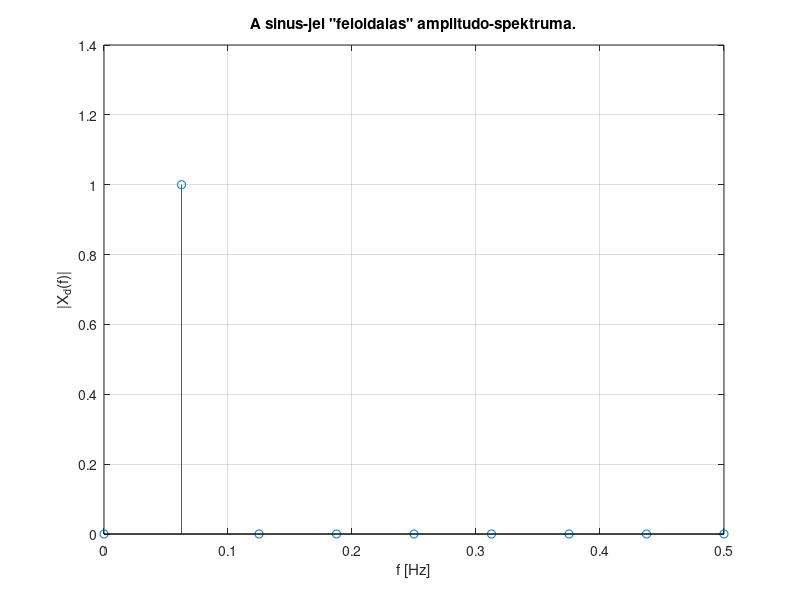

This figure's MATLAB source:
a=[1 1 1 1 1 1 1 1 0 0 0 0 0 0 0 0];
b=[0 0.125 0.25 0.375 0.5 0.625 0.75 0.875 1 0.875 0.75 0.625 0.5 0.375 0.25 0.125];
c=[0 0.0667 0.1333 0.2 0.2667 0.3333 0.4 0.4667 0.5333 0.6 0.6667 0.7333 0.8 0.8667 0.9333 1];
d=[0 0.3827 0.7071 0.9239 1 0.9239 0.7071 0.3827 0 -0.3827 -0.7071 -0.9239 -1 -0.9239 -0.7071 -0.3829];

Fs=1; 			% Mintaveteli frekvencia: egysegnyi
T=1/Fs; 		% Mintaveteli ido
L=16; 			% Mintasorozat hossza
t=(0:L-1)*T; 	% Idovektor

f=Fs/2*linspace(0,1,L/2+1);  % Frekvenciatengely definialasa az amplitudospektrum abrazolasahoz


% ---- Negyszog ----
% Az idofuggveny abrazolasa
stem(Fs*t(1:16),a(1:16)); grid
title('A negyszogjel idofuggvenyenek egy periodusa.')
xlabel('t [s]')
ylabel('x_a(t)')
pause

% A Fourier-transzformacio elvegzese
A = fft(a)/L;
% A "feloldalas" amplitudo-spektrum abrazolasa
stem(f,2*abs(A(1:L/2+1))); grid
title('A negyszogjel "feloldalas" amplitudo-spektruma.')
xlabel('f [Hz]')
ylabel('|X_a(f)|')
pause

% ---- Haromszog ----
% Az idofuggveny abrazolasa
stem(Fs*t(1:16),b(1:16)); grid
title('A haromszogjel idofuggvenyenek egy periodusa.')
xlabel('t [s]')
ylabel('x_b(t)')
pause

% A Fourier-transzformacio elvegzese
B = fft(b)/L;
% A "feloldalas" amplitudo-spektrum abrazolasa
stem(f,2*abs(B(1:L/2+1))); grid
title('A haromszogjel "feloldalas" amplitudo-spektruma.')
xlabel('f [Hz]')
ylabel('|X_b(f)|')
pause

% ---- Furesz ----
% Az idofuggveny abrazolasa
stem(Fs*t(1:16),c(1:16)); grid
title('A fureszjel idofuggvenyenek egy periodusa.')
xlabel('t [s]')
ylabel('x_c(t)')
pause

% A Fourier-transzformacio elvegzese
C = fft(c)/L;
% A "feloldalas" amplitudo-spektrum abrazolasa
stem(f,2*abs(C(1:L/2+1))); grid
title('A fureszjel "feloldalas" amplitudo-spektruma.')
xlabel('f [Hz]')
ylabel('|X_c(f)|')
pause

% ---- Sinus ----
% Az idofuggveny abrazolasa
stem(Fs*t(1:16),d(1:16)); grid
title('A sinus-jel idofuggvenyenek egy periodusa.')
xlabel('t [s]')
ylabel('x_d(t)')
pause

% A Fourier-transzformacio elvegzese
D = fft(d)/L;
% A "feloldalas" amplitudo-spektrum abrazolasa
stem(f,2*abs(D(1:L/2+1))); grid
title('A sinus-jel "feloldalas" amplitudo-spektruma.')
xlabel('f [Hz]')
ylabel('|X_d(f)|') 
